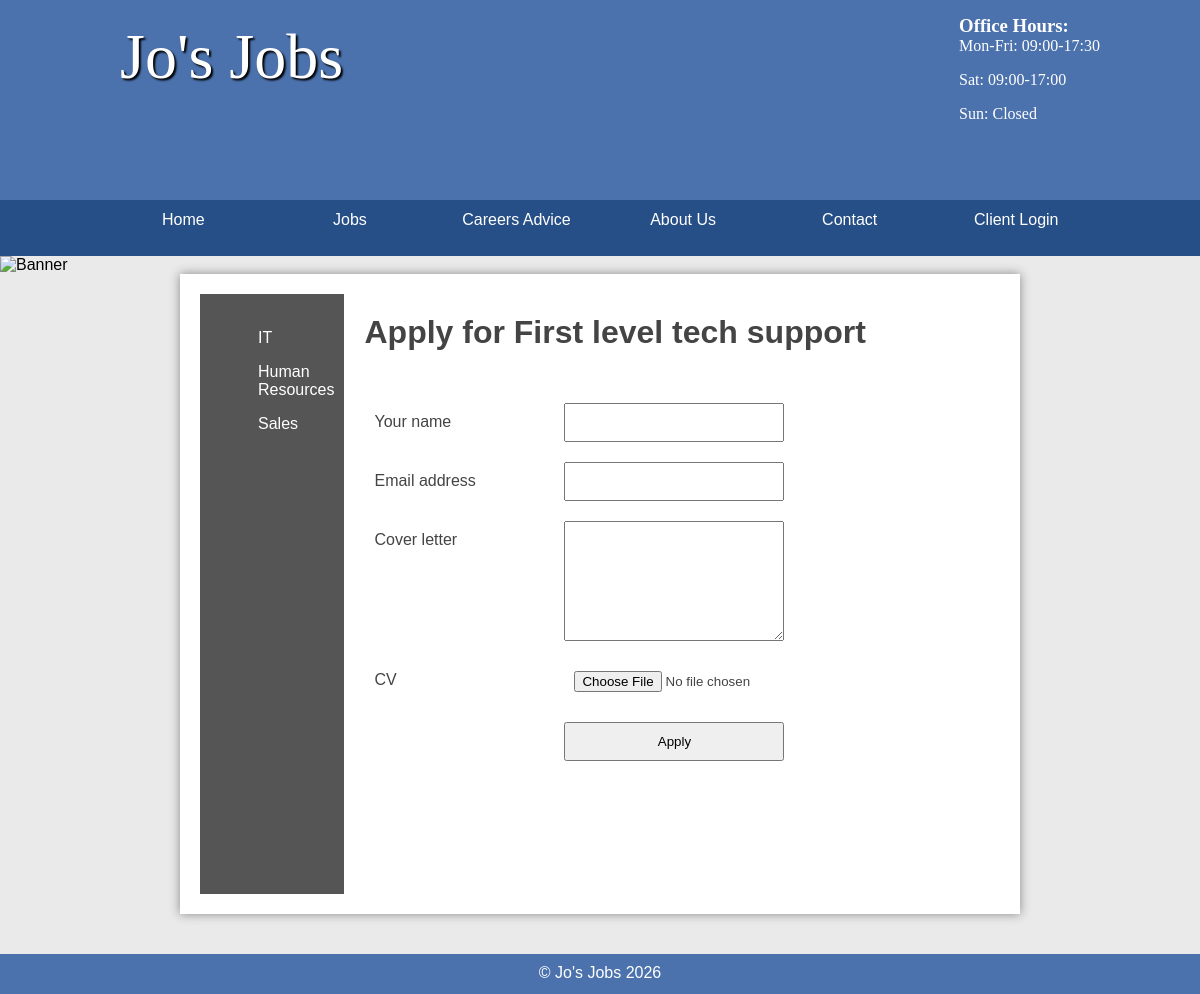
Page /jobs/public/index.php?page=apply&id=3 on the committed database.
### tables this page shows
CREATE TABLE category (
  id INT AUTO_INCREMENT PRIMARY KEY,
  name VARCHAR(45) DEFAULT NULL
);

CREATE TABLE job (
  id INT AUTO_INCREMENT PRIMARY KEY,
  title VARCHAR(45) DEFAULT NULL,
  description TEXT,
  salary VARCHAR(45) DEFAULT NULL,
  closingDate DATE DEFAULT NULL,
  categoryId INT DEFAULT NULL,
  location VARCHAR(255) DEFAULT NULL,
  dateAdded TIMESTAMP NOT NULL DEFAULT CURRENT_TIMESTAMP,
  archived TINYINT(1) NOT NULL DEFAULT 0,
  clientId INT DEFAULT NULL,
  FOREIGN KEY (categoryId) REFERENCES category(id) ON DELETE SET NULL,
  FOREIGN KEY (clientId) REFERENCES clients(id) ON DELETE SET NULL
);

### jobs/public/index.php (called while the page is built, shortened)
<?php
require_once __DIR__ . '/bootstrap.php';
$publicController = new PublicController($jobsTable, $categoriesTable, $applicantsTable, $enquiriesTable);
$pageName = $_GET['page'] ?? 'home';
switch ($pageName) {
    case 'apply':
        $page = $publicController->apply();
        break;
}
include __DIR__ . '/templates/' . $page['template'];
require __DIR__ . '/templates/layout.html.php';

### jobs/public/bootstrap.php (called while the page is built, shortened)
<?php
require_once __DIR__ . '/autoloader.php';
require_once __DIR__ . '/database.php';
$jobsTable       = new DatabaseTable($pdo, 'job', 'id', Job::class);
$categoriesTable = new DatabaseTable($pdo, 'category', 'id', Category::class);
$applicantsTable = new DatabaseTable($pdo, 'applicants', 'id', Applicant::class);
$enquiriesTable  = new DatabaseTable($pdo, 'enquiries', 'id', Enquiry::class);
$categories = $categoriesTable->findAll();

### jobs/public/CSY2089/DatabaseTable.php (called while the page is built, shortened)
<?php
class DatabaseTable {
    private $pdo;
    private $table;
    public function __construct(PDO $pdo, string $table, string $primaryKey, ?string $className = null) {
        $this->pdo = $pdo;
        $this->table = $table;
        $this->className = $className;
    }
    private function buildEntities(array $rows): array {
        return array_map(fn($row) => new $this->className($row), $rows);
    }
    public function find($field, $value) {
        $stmt = $this->pdo->prepare('SELECT * FROM ' . $this->table . ' WHERE ' . $field . ' = :value');
        $criteria = ['value' => $value];
        $stmt->execute($criteria);
        $stmt->setFetchMode(PDO::FETCH_ASSOC);
        return $this->buildEntities($stmt->fetchAll());
    }
    public function findAll() {
        $stmt = $this->pdo->prepare('SELECT * FROM ' . $this->table);
        $stmt->execute();
        $stmt->setFetchMode(PDO::FETCH_ASSOC);
        return $this->buildEntities($stmt->fetchAll());
    }
}

### jobs/public/autoloader.php (called while the page is built, shortened)
<?php
spl_autoload_register(function (string $className): void {
    $classFile = __DIR__ . '/' . str_replace('\\', '/', $className) . '.php';
});

### jobs/public/JoJobs/Entities/AbstractEntity.php (called while the page is built, shortened)
<?php
abstract class AbstractEntity implements ArrayAccess
{
    protected array $data = [];
    public function __construct(array $data = [])
    {
        $this->data = $data;
    }
    public function offsetGet(mixed $offset): mixed
    {
        return $this->data[$offset] ?? null;
    }
}

### jobs/public/JoJobs/Controllers/PublicController.php (called while the page is built, shortened)
<?php
class PublicController {
    private $jobsTable;
    private $categoriesTable;
    private $applicantsTable;
    public function __construct($jobsTable, $categoriesTable, $applicantsTable, $enquiriesTable) {
        $this->jobsTable = $jobsTable;
        $this->categoriesTable = $categoriesTable;
        $this->applicantsTable = $applicantsTable;
    }
    public function apply(): array {
        $message = '';
        $error = '';
        $job = null;
        if (isset($_POST['submit'])) {
            $cvFileName = null;
            if (!empty($_FILES['cv']['name']) && $_FILES['cv']['error'] === UPLOAD_ERR_OK) {
                $extension = strtolower(pathinfo($_FILES['cv']['name'], PATHINFO_EXTENSION));
                $allowedExtensions = ['pdf', 'doc', 'docx'];
                if (in_array($extension, $allowedExtensions, true)) {
                    if (!is_dir(__DIR__ . '/../../cvs')) {
                        mkdir(__DIR__ . '/../../cvs', 0775, true);
                    }
                    $cvFileName = uniqid('cv_', true) . '.' . $extension;
                    move_uploaded_file($_FILES['cv']['tmp_name'], __DIR__ . '/../../cvs/' . $cvFileName);
                }
                else {
                    $error = 'CV must be a PDF, DOC or DOCX file.';
                }
            }
            if ($error === '') {
                $this->applicantsTable->insert([
                    'name' => trim($_POST['name'] ?? ''),
                    'email' => trim($_POST['email'] ?? ''),
                    'details' => trim($_POST['details'] ?? ''),
                    'jobId' => $_POST['jobId'] ?? null,
                    'cv' => $cvFileName
                ]);
                $message = 'Your application is complete. We will contact you after the closing date.';
            }
        }
        else {
            $result = $this->jobsTable->find('id', $_GET['id'] ?? 0);
            $job = $result[0] ?? null;
        }
        return [
            'template' => 'apply.html.php',
            'title' => "Jo's Jobs - Apply",
            'variables' => ['message' => $message, 'error' => $error, 'job' => $job, 'categories' => $this->categoriesTable->findAll()]
        ];
    }
}

### jobs/public/templates/apply.html.php (the view, shortened to what this page needs)
<main class="sidebar">
    <section class="left">
        <ul>
            <?php foreach ($categories as $category): ?>
                <li><a href="index.php?page=jobs&categoryId=<?= $category['id'] ?>"><?= htmlspecialchars($category['name'], ENT_QUOTES, 'UTF-8') ?></a></li>
            <?php endforeach; ?>
        </ul>
    </section>
    <section class="right">
        <?php if ($message): ?>
            <p><?= htmlspecialchars($message, ENT_QUOTES, 'UTF-8') ?></p>
        <?php elseif ($error): ?>
            <p><?= htmlspecialchars($error, ENT_QUOTES, 'UTF-8') ?></p>
        <?php else: ?>
            <h2>Apply for <?= htmlspecialchars($job['title'], ENT_QUOTES, 'UTF-8') ?></h2>
            <form action="index.php?page=apply" method="POST" enctype="multipart/form-data">
                <label>Your name</label>
                <input type="text" name="name" required>
                <label>Email address</label>
                <input type="email" name="email" required>
                <label>Cover letter</label>
                <textarea name="details" required></textarea>
                <label>CV</label>
                <input type="file" name="cv">
                <input type="submit" name="submit" value="Apply">
            </form>
        <?php endif; ?>
    </section>
</main>

### jobs/public/styles.css (style rules this page uses)
* { margin: 0; padding: 0; box-sizing: border-box; }
html { font-family: 'Oxygen-Regular', Verdana, sans-serif; }
body { background-color: #eaeaea; }
main { width: 70vw; min-height: 80vh; margin: auto; padding: 20px; background-color: white; color: #444; box-shadow: 0 0 10px #888; overflow: auto; }
main h2 { font-size: 2em; }
main a { color: #333; }
main ul { margin-left: 3em; }
p, li, h2 { margin-bottom: 1em; }
form { margin-top: 20px; overflow: auto; }
form::after { content: ""; display: block; clear: both; }
form label, form input, form textarea, form select { float: left; width: 220px; padding: 10px; margin-top: 20px; }
form label { clear: left; width: 200px; }
textarea { height: 120px; }
form input[type="text"], form input[type="password"], form input[type="email"], form input[type="tel"], form input[type="date"], textarea { color: #333; font-family: Verdana, sans-serif; }
input[type="submit"], button { clear: both; width: 220px; margin-left: 200px; margin-top: 20px; padding: 10px; cursor: pointer; }
.stock, .sidebar { display: table; }
.stock > ul, .sidebar .left { width: 10vw; display: table-cell; padding: 10px; background-color: #555; list-style: none; }
.stock .products, .sidebar .right { display: table-cell; padding: 20px; }
.stock > ul a, .sidebar .left a { color: white; text-decoration: none; }
.left ul { list-style: none; }
.right { padding: 20px; }
section a { color: #444; }

### rows in the picture
category: name "IT"
category: name "Human Resources"
category: name "Sales"
job: title "First level tech support"
